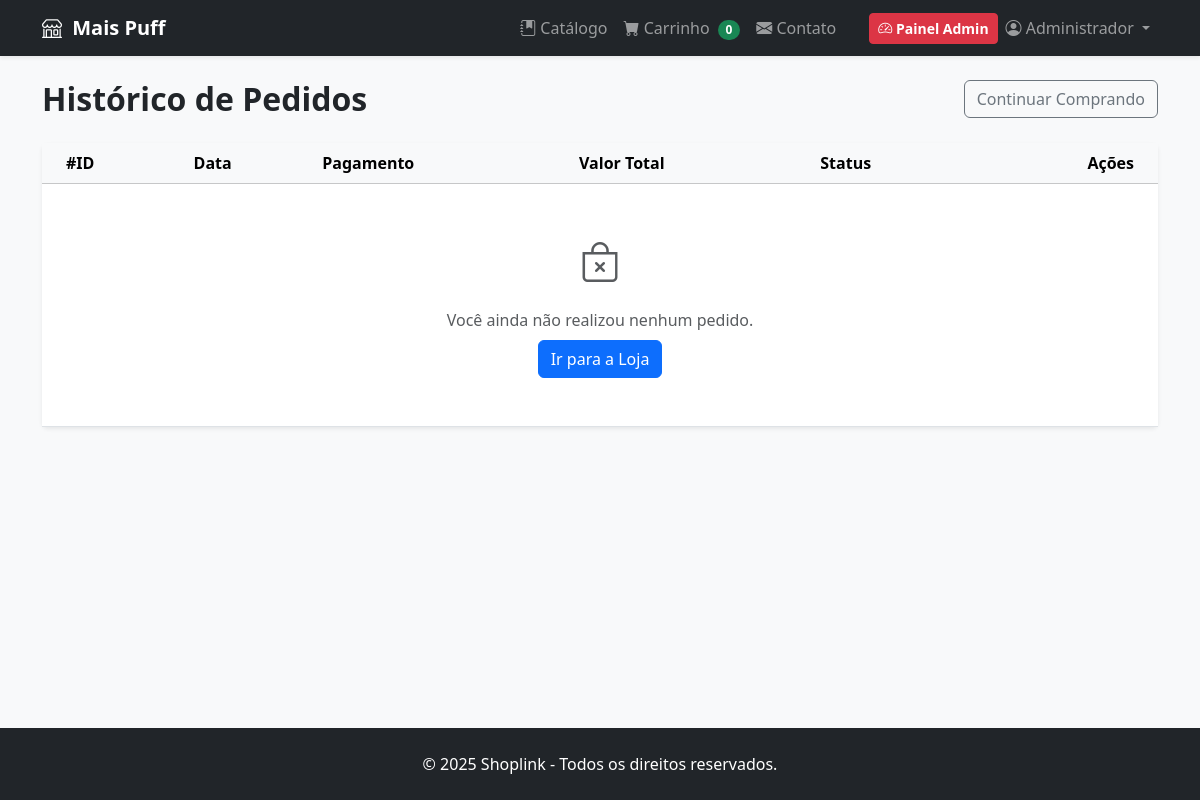
The app's page /meus_pedidos.php (signed in), older data.
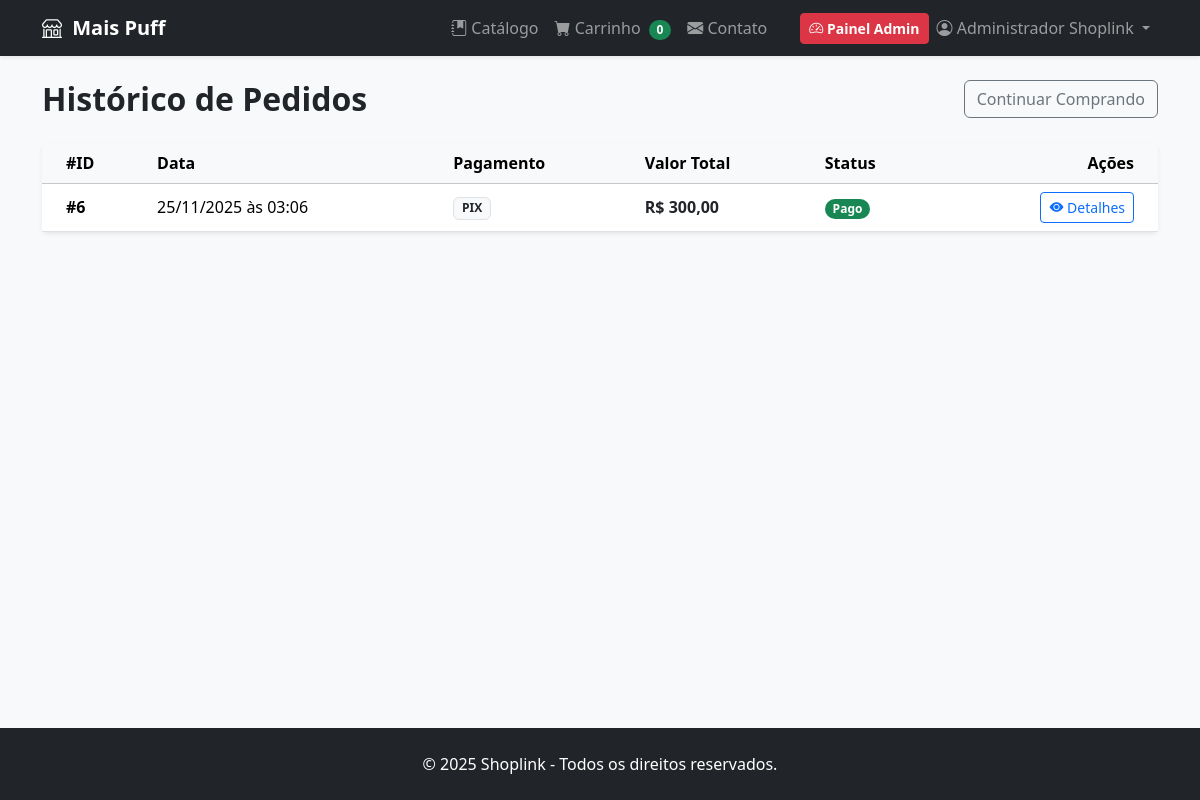
The same page, newer data.
### tables this page shows
CREATE TABLE `pedidos` (
  `id` int(11) NOT NULL,
  `id_usuario` int(11) DEFAULT NULL COMMENT 'ID do Cliente',
  `nome_cliente` varchar(255) NOT NULL,
  `telefone_cliente` varchar(20) DEFAULT NULL,
  `endereco_cliente` text NOT NULL,
  `total_pedido` decimal(10,2) NOT NULL,
  `data_pedido` timestamp NOT NULL DEFAULT current_timestamp(),
  `status` varchar(50) DEFAULT 'Pendente',
  `metodo_pagamento` varchar(50) DEFAULT 'PIX'
);

### meus_pedidos.php (the view, shortened to what the changed rows need)
<?php
require_once 'config/database.php';
require_once 'includes/header_public.php';
$id_usuario = $_SESSION['id_usuario'];
try {
    $sql = "SELECT * FROM pedidos WHERE id_usuario = :id ORDER BY id DESC";
    $stmt = $stmt = $pdo->prepare($sql);
    $stmt->execute([':id' => $id_usuario]);
    $pedidos = $stmt->fetchAll();
} catch (PDOException $e) {
    die("Erro: " . $e->getMessage());
}
?>
<div class="d-flex justify-content-between align-items-center mb-4">
    <h2 class="fw-bold mb-0">Histórico de Pedidos</h2>
</div>
<div class="card shadow-sm border-0">
    <div class="card-body p-0">
        <div class="table-responsive">
            <table class="table table-hover align-middle mb-0">
                <thead class="table-light">
                    <tr>
                        <th class="ps-4">#ID</th>
                        <th>Data</th>
                        <th>Pagamento</th>
                        <th>Valor Total</th>
                        <th>Status</th>
                        <th class="text-end pe-4">Ações</th>
                    </tr>
                </thead>
                <tbody>
                    <?php if ($pedidos): ?>
                        <?php foreach ($pedidos as $pedido): ?>
                            <tr>
                                <td class="ps-4 fw-bold">#<?php echo $pedido['id']; ?></td>
                                <td><?php echo date('d/m/Y \à\s H:i', strtotime($pedido['data_pedido'])); ?></td>
                                <td>
                                    <span class="badge bg-light text-dark border">
                                        <?php echo htmlspecialchars($pedido['metodo_pagamento'] ?? 'PIX'); ?>
                                    </span>
                                </td>
                                <td class="fw-bold text-dark">
                                    R$ <?php echo number_format($pedido['total_pedido'], 2, ',', '.'); ?>
                                </td>
                                <td>
                                    <?php
                                    $st = $pedido['status'];
                                    $bg = match($st) {
                                        'Aguardando Pagamento' => 'bg-warning text-dark',
                                        'Pago', 'Concluído' => 'bg-success',
                                        'Enviado', 'Em Separação' => 'bg-info text-dark',
                                        'Cancelado' => 'bg-danger',
                                        default => 'bg-secondary'
                                    };
                                    ?>
                                    <span class="badge rounded-pill <?php echo $bg; ?>"><?php echo $st; ?></span>
                                </td>
                                <td class="text-end pe-4">
                                    <a href="pedido_detalhe.php?id=<?php echo $pedido['id']; ?>" class="btn btn-sm btn-outline-primary">
                                        <i class="bi bi-eye-fill"></i> Detalhes
                                    </a>
                                </td>
                            </tr>
                        <?php endforeach; ?>
                    <?php else: ?>
                        <tr>
                            <td colspan="6" class="text-center py-5">
                                <div class="text-muted">
                                    <i class="bi bi-bag-x fs-1 d-block mb-3"></i>
                                    Você ainda não realizou nenhum pedido.
                                </div>
                                <a href="index.php" class="btn btn-primary mt-2">Ir para a Loja</a>
                            </td>
                        </tr>
                    <?php endif; ?>
                </tbody>
            </table>
        </div>
    </div>
</div>
<?php require_once 'includes/footer_public.php'; ?>

### includes/header_public.php (shortened to what the changed rows need)
<!DOCTYPE html>
<html lang="pt-BR" class="h-100">
<head>
    <link href="https://cdn.jsdelivr.net/npm/bootstrap@5.3.3/dist/css/bootstrap.min.css" rel="stylesheet">
    <link rel="stylesheet" href="https://cdn.jsdelivr.net/npm/bootstrap-icons@1.11.3/font/bootstrap-icons.min.css">
    <link rel="stylesheet" href="assets/css/style.css">
</head>
<body class="d-flex flex-column min-vh-100">
    <header class="navbar navbar-expand-lg navbar-dark bg-dark shadow-sm sticky-top">
        <div class="container">
            <div class="collapse navbar-collapse" id="navbarNav">
                <ul class="navbar-nav ms-auto align-items-center">
                    <?php if (isset($_SESSION['id_usuario'])): ?>
                        <li class="nav-item border-start ms-2 ps-2 d-none d-lg-block"></li> <?php if (isset($_SESSION['role']) && $_SESSION['role'] === 'admin'): ?>
                            <li class="nav-item ms-2">
                                <a class="btn btn-danger btn-sm fw-bold" href="admin/index.php">
                                    <i class="bi bi-speedometer2"></i> Painel Admin
                                </a>
                            </li>
                        <?php endif; ?>
                        <li class="nav-item dropdown">
                            <a class="nav-link dropdown-toggle" href="#" role="button" data-bs-toggle="dropdown">
                                <i class="bi bi-person-circle"></i> <?php echo htmlspecialchars($_SESSION['nome'] ?? 'Minha Conta'); ?>
                            </a>
                        </li>
                    <?php endif; ?>
                </ul>
            </div>
        </div>
    </header>
    <main class="container mt-4 flex-grow-1">

Row changes from the older to the newer data that the page shows:
added pedidos: id "6", data_pedido "25/11/2025 às 03:06", metodo_pagamento "PIX", total_pedido "300,00", status "Pago"
Text that changed along with them:
$_SESSION['nome']: "Administrador" → "Administrador Shoplink"
text no longer shown: "Você ainda não realizou nenhum pedido. Ir para a Loja"
